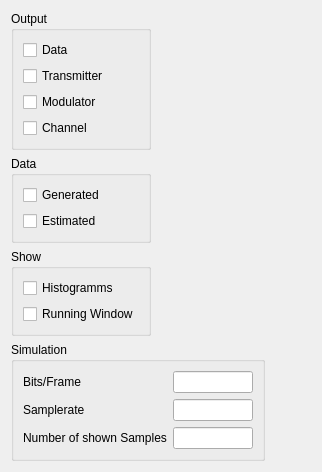
     <widget class="QWidget" name="tab">
      <attribute name="title">
       <string>Signals</string>
      </attribute>
      <layout class="QGridLayout" name="gridLayout_2">
       <item row="3" column="0" colspan="2">
        <widget class="QGroupBox" name="groupBox_4">
         <property name="title">
          <string>Simulation</string>
         </property>
         <layout class="QGridLayout" name="gridLayout_6">
          <item row="1" column="0">
           <widget class="QLabel" name="label_2">
            <property name="text">
             <string>Samplerate</string>
            </property>
           </widget>
          </item>
          <item row="0" column="1">
           <widget class="QLineEdit" name="lineEdit_signals_simulation_bitsframes">
            <property name="minimumSize">
             <size>
              <width>60</width>
              <height>0</height>
             </size>
            </property>
            <property name="maximumSize">
             <size>
              <width>80</width>
              <height>16777215</height>
             </size>
            </property>
           </widget>
          </item>
          <item row="1" column="1">
           <widget class="QLineEdit" name="lineEdit_signals_simulation_samplerate">
            <property name="minimumSize">
             <size>
              <width>60</width>
              <height>0</height>
             </size>
            </property>
            <property name="maximumSize">
             <size>
              <width>80</width>
              <height>16777215</height>
             </size>
            </property>
           </widget>
          </item>
          <item row="0" column="0">
           <widget class="QLabel" name="label">
            <property name="text">
             <string>Bits/Frame</string>
            </property>
           </widget>
          </item>
          <item row="2" column="1">
           <widget class="QLineEdit" name="lineEdit_signals_simulation_numberofsamples">
            <property name="minimumSize">
             <size>
              <width>60</width>
              <height>0</height>
             </size>
            </property>
            <property name="maximumSize">
             <size>
              <width>80</width>
              <height>16777215</height>
             </size>
            </property>
           </widget>
          </item>
          <item row="2" column="0">
           <widget class="QLabel" name="label_3">
            <property name="text">
             <string>Number of shown Samples</string>
            </property>
           </widget>
          </item>
         </layout>
        </widget>
       </item>
       <item row="2" column="0">
        <widget class="QGroupBox" name="groupBox_3">
         <property name="title">
          <string>Show</string>
         </property>
         <layout class="QGridLayout" name="gridLayout_5">
          <item row="0" column="0">
           <widget class="QCheckBox" name="checkBox_signals_show_histogramms">
            <property name="text">
             <string>Histogramms</string>
            </property>
           </widget>
          </item>
          <item row="1" column="0">
           <widget class="QCheckBox" name="checkBox_signals_show_running_window">
            <property name="text">
             <string>Running Window</string>
            </property>
           </widget>
          </item>
         </layout>
        </widget>
       </item>
       <item row="0" column="0">
        <widget class="QGroupBox" name="groupBox">
         <property name="title">
          <string>Output</string>
         </property>
         <layout class="QGridLayout" name="gridLayout_3">
          <item row="2" column="0">
           <widget class="QCheckBox" name="checkBox_signals_output_modulator">
            <property name="text">
             <string>Modulator</string>
            </property>
           </widget>
          </item>
          <item row="0" column="0">
           <widget class="QCheckBox" name="checkBox_signals_output_data">
            <property name="text">
             <string>Data</string>
            </property>
           </widget>
          </item>
          <item row="1" column="0">
           <widget class="QCheckBox" name="checkBox_signals_output_transmitter">
            <property name="text">
             <string>Transmitter</string>
            </property>
           </widget>
          </item>
          <item row="3" column="0">
           <widget class="QCheckBox" name="checkBox_signals_output_channel">
            <property name="text">
             <string>Channel</string>
            </property>
           </widget>
          </item>
         </layout>
        </widget>
       </item>
       <item row="1" column="0">
        <widget class="QGroupBox" name="groupBox_2">
         <property name="title">
          <string>Data</string>
         </property>
         <layout class="QGridLayout" name="gridLayout_4">
          <item row="0" column="0">
           <widget class="QCheckBox" name="checkBox_signals_data_generated">
            <property name="text">
             <string>Generated</string>
            </property>
           </widget>
          </item>
          <item row="1" column="0">
           <widget class="QCheckBox" name="checkBox_signals_data_estimated">
            <property name="text">
             <string>Estimated</string>
            </property>
           </widget>
          </item>
         </layout>
        </widget>
       </item>
       <item row="3" column="2">
        <spacer name="horizontalSpacer_2">
         <property name="orientation">
          <enum>Qt::Horizontal</enum>
         </property>
         <property name="sizeHint" stdset="0">
          <size>
           <width>40</width>
           <height>20</height>
          </size>
         </property>
        </spacer>
       </item>
       <item row="0" column="1" rowspan="3" colspan="2">
        <spacer name="horizontalSpacer">
         <property name="orientation">
          <enum>Qt::Horizontal</enum>
         </property>
         <property name="sizeHint" stdset="0">
          <size>
           <width>40</width>
           <height>20</height>
          </size>
         </property>
        </spacer>
       </item>
      </layout>
     </widget>
